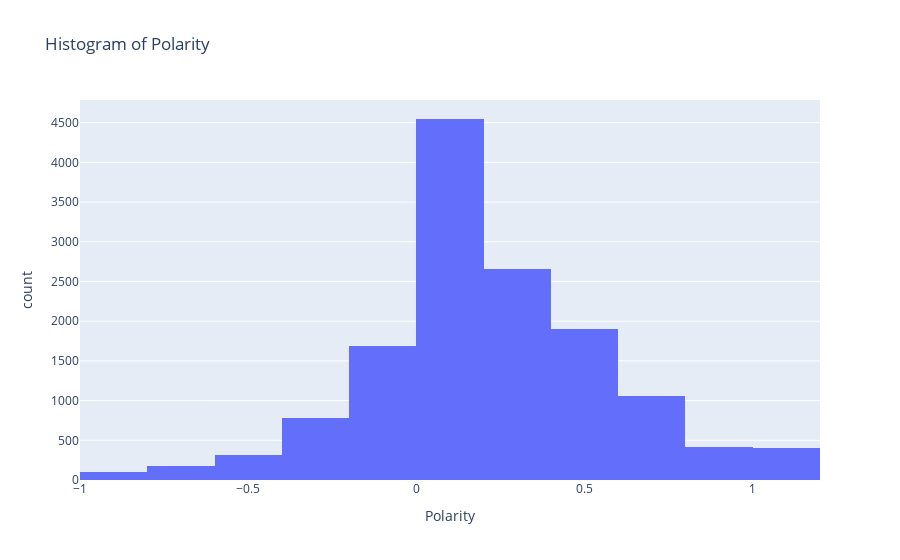

The notebook cell saved with this chart:
### Markdown cell above
There is a significant number of entries in the 0 bin, indicating a large amount of text data is classified as completely objective.

### Code cell
# Histogram for Polarity
fig_hist_sensitivity = px.histogram(user1, x='sentiment_Polarity', nbins=20,
                                    title='Histogram of Polarity',
                                    labels={'sentiment_Polarity': 'Polarity'})
fig_hist_sensitivity.show()

### Figure 1 — Plotly figure (JSON) as saved in the notebook; plotly's stock layout.template omitted (floating-point values rounded to 4 significant figures; data arrays with more than 128 entries replaced by an {"elided": "..."} marker saying what was removed)
{"data": [{"alignmentgroup": "True", "bingroup": "x", "hovertemplate": "Polarity=%{x}<br>count=%{y}<extra></extra>", "legendgroup": "", "marker": {"color": "#636efa", "pattern": {"shape": ""}}, "name": "", "nbinsx": 20, "offsetgroup": "", "orientation": "v", "showlegend": false, "type": "histogram", "x": {"elided": "14068 float values"}, "xaxis": "x", "yaxis": "y"}], "layout": {"autosize": true, "barmode": "relative", "legend": {"tracegroupgap": 0}, "title": {"text": "Histogram of Polarity"}, "xaxis": {"anchor": "y", "autorange": true, "domain": [0, 1], "range": [-1, 1.2], "title": {"text": "Polarity"}, "type": "linear"}, "yaxis": {"anchor": "x", "autorange": true, "domain": [0, 1], "range": [0, 4786.0], "title": {"text": "count"}}}}
